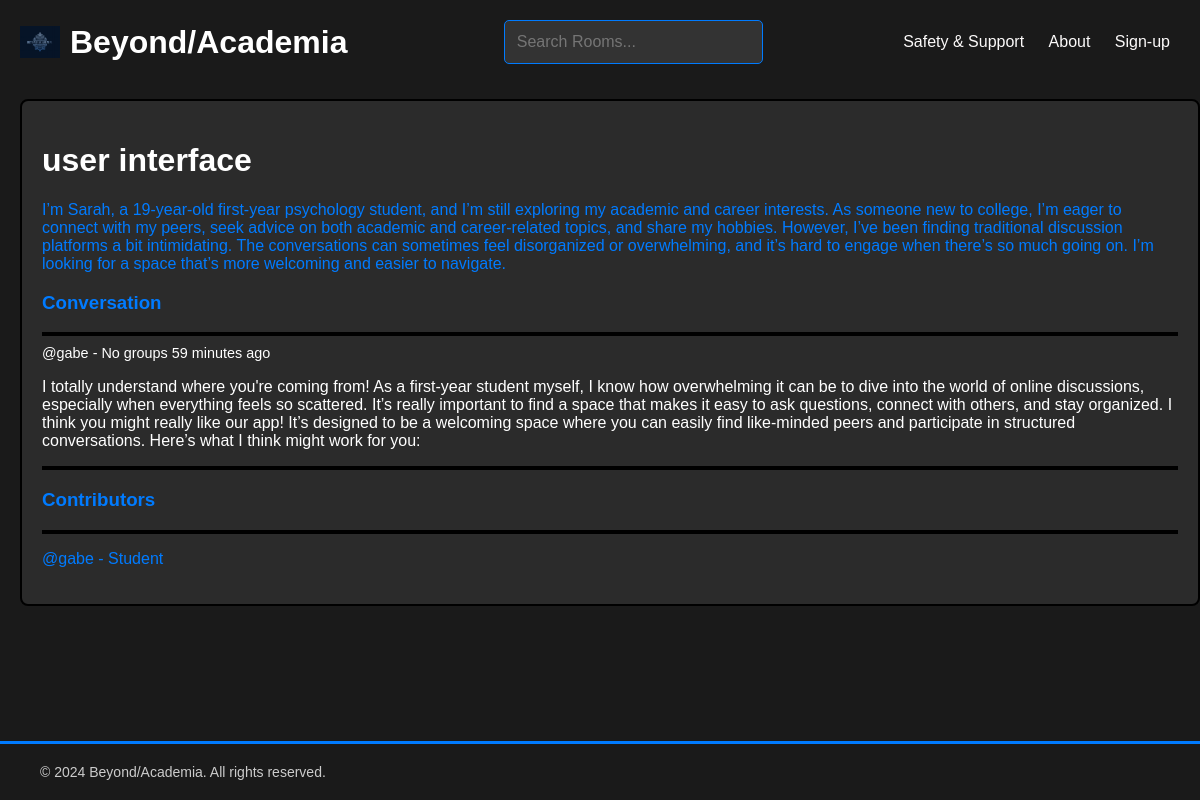
/room/27/, run on the app's committed database.
### base/models.py (models this page shows, shortened)
class Room(models.Model):
    host = models.ForeignKey(User, on_delete=models.SET_NULL, null=True)
    topic = models.ForeignKey(Topic, on_delete=models.SET_NULL, null=True)
    name = models.CharField(max_length=200)
    description = models.TextField(null=True, blank=True)
    participants = models.ManyToManyField(User, related_name='participants', blank=True)
    updated = models.DateTimeField(auto_now=True)
    created = models.DateTimeField(auto_now_add=True)
    class Meta:
        ordering = ['-updated','created']

class Message(models.Model):
    user = models.ForeignKey(User, on_delete=models.CASCADE)
    room = models.ForeignKey(Room, on_delete=models.CASCADE)
    body = models.TextField()
    updated = models.DateTimeField(auto_now=True)
    created = models.DateTimeField(auto_now_add=True)
    class Meta:
        ordering = ['-updated','created']

### base/views.py (the view, shortened to what this page needs)
# urls.py: path("room/",views.room, name="room"),
def room(request, pk):
    room = Room.objects.get(id=pk)
    room_messages = room.message_set.all()  # Assuming a reverse relation named `message_set`
    participants = room.participants.all()
    context = {'room': room, 'room_messages': room_messages, 'participants': participants}
    return render(request, 'base/room.html', context)

### base/templates/base/room.html (shortened to what this page needs)
{% extends 'main.html' %}
{% load static %}
{% block content %}
<div class="room-container">
    <div class="room-box">
        <h1>{{ room.name }}</h1>
        <p>{{ room.description }}</p>
        <div  class="comment-wrapper">
            <h3>Conversation</h3>
            <hr>
            {% for message in room_messages %}
            <div class="roomcon">
                <small style="color: white;">@{{ message.user }} -
                    {% for group in user.groups.all %}
                {{ group.name }}
                {% if not forloop.last %}, {% endif %}
            {% empty %}
                No groups
            {% endfor %}{{ message.created|timesince }} ago </small>
                <p style="color: white;">{{ message.body }}</p>
                <hr>
            </div>
            {% endfor %}
        </div>
    </div>
    <div class="contributors">
    <h3>Contributors</h3>
    <hr>
    {% for user in participants %}
    <div>
        <p>@{{ user.username }} -
            {% for group in user.groups.all %}
                {{ group.name }}
            {% empty %}
                No groups
            {% endfor %}
        </p>
    </div>
    {% endfor %}
</div>
{% endblock %}

### static/css/main.css (style rules this page uses)
body { background-color:#1a1a1a; font-family: Arial, sans-serif; margin: 0; padding: 0; color: #007BFF; align-items: center; }
.room-container { border: 2px solid black; padding: 20px; margin: 15px 0; background-color: #2b2b2b; border-radius: 8px; margin-left: 20px; }
.room-container small { font-size: 0.9rem; color: #555; }
.room-container hr { border: 2px solid black; margin-top: 10px; }
h1 { color: #ffffff; font-size: 2rem; }

### data on the page
Room: name "user interface", description "I’m Sarah, a 19-year-old first-year psychology student, and I’m still exploring my academic and career interests. As someone new to college, I’m eager to connect with my peers, seek advice on both academic and career-related topics, and share my hobbies. However, I’ve been finding traditional discussion platforms a bit intimidating. The conversations can sometimes feel disorganized or overwhelming, and it’s hard to engage when there’s so much going on. I’m looking for a space that’s more welcoming and easier to navigate."
Message: user "gabe", created "59 minutes", body "I totally understand where you're coming from! As a first-year student myself, I know how overwhelming it can be to dive into the world of online discussions, especially when everything feels so scattered. It’s really important to find a space that makes it easy to ask questions, connect with others, and stay organized. I think you might really like our app! It’s designed to be a welcoming space where you can easily find like-minded peers and participate in structured conversations. Here’s what I think might work for you:"

### other printed values
{{ user.username }} "gabe"
{{ group.name }} "Student"
